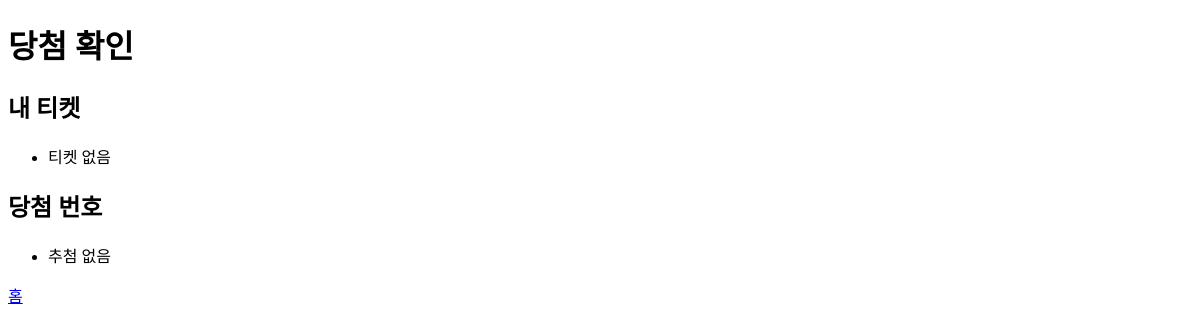
/check/ (signed in), run on an earlier commit of the app's database.
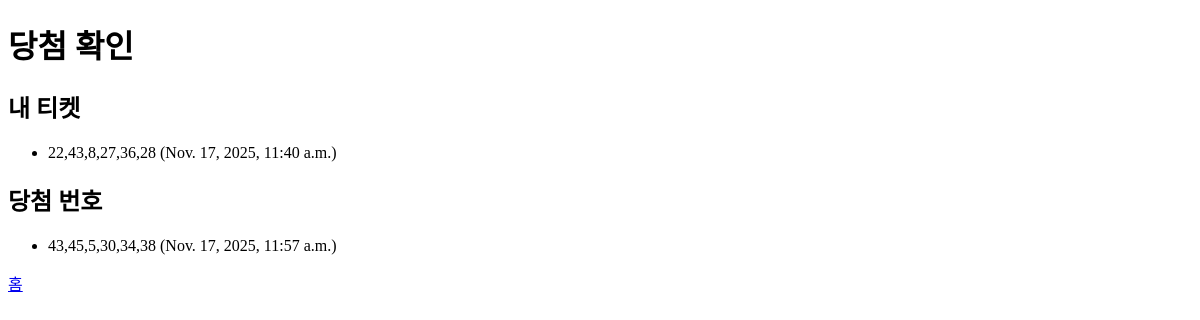
And on a later commit of the database.
### lotto_app/models.py (models this page shows, shortened)
class LottoTicket(models.Model):
    user = models.ForeignKey(User, on_delete=models.CASCADE)
    numbers = models.CharField(max_length=50)
    created_at = models.DateTimeField(auto_now_add=True)

class LottoDraw(models.Model):
    numbers = models.CharField(max_length=50)
    draw_date = models.DateTimeField(auto_now_add=True)

### lotto_app/views.py (the view)
# urls.py: path('check/', views.check_lotto, name='check_lotto'),
def check_lotto(request):
    tickets = LottoTicket.objects.filter(user=request.user)
    draws = LottoDraw.objects.all()
    return render(request, 'lotto_app/check.html', {'tickets': tickets, 'draws': draws})

### lotto_app/templates/lotto_app/check.html (shortened to what this page needs)
<!DOCTYPE html>
<html lang="ko">
<head>
</head>
<body>
    <h1>당첨 확인</h1>
    <h2>내 티켓</h2>
    <ul>
        {% for t in tickets %}
        <li>{{ t.numbers }} ({{ t.created_at }})</li>
        {% empty %}
        <li>티켓 없음</li>
        {% endfor %}
    </ul>
    <h2>당첨 번호</h2>
    <ul>
        {% for d in draws %}
        <li>{{ d.numbers }} ({{ d.draw_date }})</li>
        {% empty %}
        <li>추첨 없음</li>
        {% endfor %}
    </ul>
    <a href="{% url 'home' %}">홈</a>
</body>
</html>

What changed in the data, as far as the page shows it:
added LottoTicket: numbers "22,43,8,27,36,28", created_at "Nov. 17, 2025, 11:40 a.m."
added LottoDraw: numbers "43,45,5,30,34,38", draw_date "Nov. 17, 2025, 11:57 a.m."
Also different on the page:
text no longer shown: "티켓 없음 추첨 없음"
